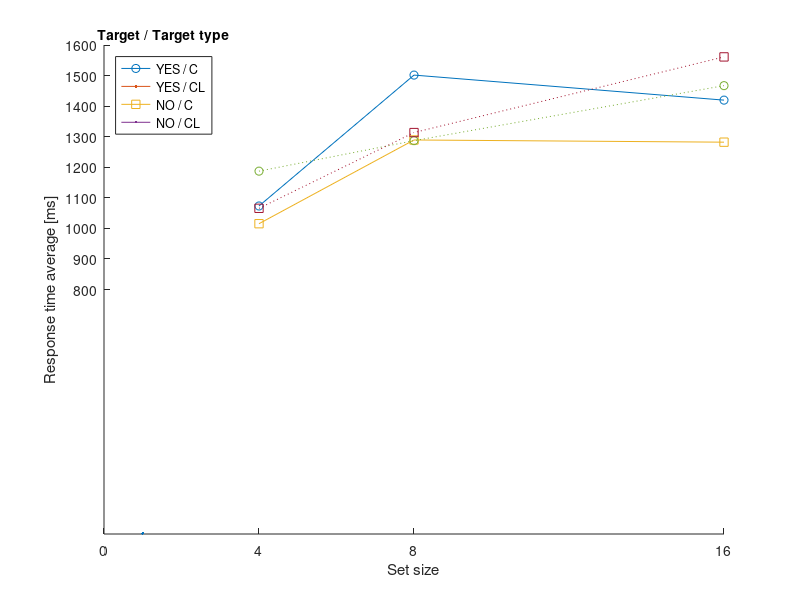

Here is the MATLAB script that generated this plot:
% import data
% 1: 学籍番号
% 2: 練習/本番（1/2）
% 3: 試行回数
% 4: 目標刺激の有無（1;あり, 2;なし）
% 5: 目標刺激種類
% 6: 刺激総数
% 7: 入力状態（0;正解, 1;失敗, 2;その他のキー, 3;Timeout）
% 8: 解答にかかった時間（ms）
clear; close all;
file = importdata('data1250373_2.txt', ',',  1);
data = file.data;
practice = data(:,2) == 1; % 練習
error = data(:,7) > 0; % Error
del = practice | error;
data(del,:) = []; % 削除操作

% -- 目標刺激（あり），目標刺激種類（マル）
target = data(:,4)==1;
type = data(:,5)==1;
setsize4 = data(:,6)==4; % 4
target_type1_size4_mean = mean(data(target & setsize4 & type, 8));
target = data(:,4)==1;
type = data(:,5)==1;
setsize8 = data(:,6)==8; % 8
target_type1_size8_mean = mean(data(target & setsize8 & type, 8));
target = data(:,4)==1;
type = data(:,5)==1;
setsize16 = data(:,6)==16; % 16
target_type1_size16_mean = mean(data(target & setsize16 & type, 8));

% -- 目標刺激（あり），目標刺激種類（マル線）
target = data(:,4)==1;
type = data(:,5)==2;
setsize4 = data(:,6)==4; % 4
target_type2_size4_mean = mean(data(target & setsize4 & type, 8));
target = data(:,4)==1;
type = data(:,5)==2;
setsize8 = data(:,6)==8; % 8
target_type2_size8_mean = mean(data(target & setsize8 & type, 8));
target = data(:,4)==1;
type = data(:,5)==2;
setsize16 = data(:,6)==16; % 16
target_type2_size16_mean = mean(data(target & setsize16 & type, 8));

% -- 目標刺激（なし），目標刺激種類（マル）
target = data(:,4)==2;
type = data(:,5)==1;
setsize4 = data(:,6)==4; % 4
ntarget_type1_size4_mean = mean(data(target & setsize4 & type, 8));
target = data(:,4)==2;
type = data(:,5)==1;
setsize8 = data(:,6)==8; % 8
ntarget_type1_size8_mean = mean(data(target & setsize8 & type, 8));
target = data(:,4)==2;
type = data(:,5)==1;
setsize16 = data(:,6)==16; % 16
ntarget_type1_size16_mean = mean(data(target & setsize16 & type, 8));

% -- 目標刺激（なし），目標刺激種類（マル線）
target = data(:,4)==2;
type = data(:,5)==2;
setsize4 = data(:,6)==4; % 4
ntarget_type2_size4_mean = mean(data(target & setsize4 & type, 8));
target = data(:,4)==2;
type = data(:,5)==2;
setsize8 = data(:,6)==8; % 8
ntarget_type2_size8_mean = mean(data(target & setsize8 & type, 8));
target = data(:,4)==2;
type = data(:,5)==2;
setsize16 = data(:,6)==16; % 16
ntarget_type2_size16_mean = mean(data(target & setsize16 & type, 8));

x = [4, 8, 16];
mean_type1 = [target_type1_size4_mean target_type1_size8_mean target_type1_size16_mean];
mean_type2 = [target_type2_size4_mean target_type2_size8_mean target_type2_size16_mean];
mean_type3 = [ntarget_type1_size4_mean ntarget_type1_size8_mean ntarget_type1_size16_mean];
mean_type4 = [ntarget_type2_size4_mean ntarget_type2_size8_mean ntarget_type2_size16_mean];

fig1 = figure;
hold on;
plot(x,mean_type1,'-o',LineWidth=2);
plot(x,mean_type2,'-square',LineWidth=2);
plot(x,mean_type3,':o',LineWidth=2);
plot(x,mean_type4,':square',LineWidth=2);
hold off;
lgd = legend({'YES / C','YES / CL','NO / C', 'NO / CL'},'Location','northwest');
title(lgd,'Target / Target type');
xticks([0 4 8 16 20]);
yticks(800:100:2200)
xlabel('Set size');
ylabel('Response time average [ms]');
exportgraphics(fig1,'../Figures/13_01_graph.pdf','ContentType','vector');
